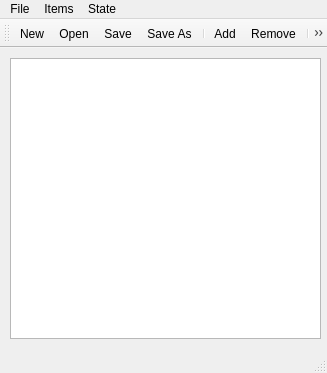
<?xml version="1.0" encoding="UTF-8"?>
<ui version="4.0">
 <class>MainWindow</class>
 <widget class="QMainWindow" name="MainWindow">
  <property name="geometry">
   <rect>
    <x>0</x>
    <y>0</y>
    <width>327</width>
    <height>373</height>
   </rect>
  </property>
  <property name="windowTitle">
   <string>MainWindow</string>
  </property>
  <widget class="QWidget" name="centralwidget">
   <widget class="QListWidget" name="listWidget">
    <property name="geometry">
     <rect>
      <x>10</x>
      <y>10</y>
      <width>311</width>
      <height>281</height>
     </rect>
    </property>
    <property name="selectionMode">
     <enum>QAbstractItemView::SingleSelection</enum>
    </property>
   </widget>
  </widget>
  <widget class="QMenuBar" name="menubar">
   <property name="geometry">
    <rect>
     <x>0</x>
     <y>0</y>
     <width>327</width>
     <height>21</height>
    </rect>
   </property>
   <widget class="QMenu" name="menuFile">
    <property name="title">
     <string>File</string>
    </property>
    <addaction name="actionNew"/>
    <addaction name="actionOpen"/>
    <addaction name="separator"/>
    <addaction name="actionSave"/>
    <addaction name="actionSave_As"/>
    <addaction name="separator"/>
    <addaction name="actionExit"/>
   </widget>
   <widget class="QMenu" name="menuItems">
    <property name="title">
     <string>Items</string>
    </property>
    <addaction name="actionAdd"/>
    <addaction name="actionRemove"/>
    <addaction name="separator"/>
    <addaction name="actionClear"/>
    <addaction name="separator"/>
    <addaction name="actionSelect_All"/>
    <addaction name="actionSelect_None"/>
   </widget>
   <widget class="QMenu" name="menuState">
    <property name="title">
     <string>State</string>
    </property>
    <addaction name="actionChecked"/>
    <addaction name="actionUnchecked"/>
    <addaction name="actionPartially"/>
   </widget>
   <addaction name="menuFile"/>
   <addaction name="menuItems"/>
   <addaction name="menuState"/>
  </widget>
  <widget class="QStatusBar" name="statusbar"/>
  <widget class="QToolBar" name="toolBar">
   <property name="windowTitle">
    <string>toolBar</string>
   </property>
   <attribute name="toolBarArea">
    <enum>TopToolBarArea</enum>
   </attribute>
   <attribute name="toolBarBreak">
    <bool>false</bool>
   </attribute>
   <addaction name="actionNew"/>
   <addaction name="actionOpen"/>
   <addaction name="actionSave"/>
   <addaction name="actionSave_As"/>
   <addaction name="separator"/>
   <addaction name="actionAdd"/>
   <addaction name="actionRemove"/>
   <addaction name="separator"/>
   <addaction name="actionChecked"/>
   <addaction name="actionPartially"/>
   <addaction name="actionUnchecked"/>
  </widget>
  <action name="actionNew">
   <property name="icon">
    <iconset resource="resources.qrc">
     <normaloff>:/files/images/new.png</normaloff>:/files/images/new.png</iconset>
   </property>
   <property name="text">
    <string>New</string>
   </property>
   <property name="shortcut">
    <string>Ctrl+N</string>
   </property>
  </action>
  <action name="actionOpen">
   <property name="icon">
    <iconset resource="resources.qrc">
     <normaloff>:/files/images/open.png</normaloff>:/files/images/open.png</iconset>
   </property>
   <property name="text">
    <string>Open</string>
   </property>
   <property name="shortcut">
    <string>Ctrl+O</string>
   </property>
  </action>
  <action name="actionSave">
   <property name="icon">
    <iconset resource="resources.qrc">
     <normaloff>:/files/images/save.png</normaloff>:/files/images/save.png</iconset>
   </property>
   <property name="text">
    <string>Save</string>
   </property>
   <property name="shortcut">
    <string>Ctrl+S</string>
   </property>
  </action>
  <action name="actionSave_As">
   <property name="icon">
    <iconset resource="resources.qrc">
     <normaloff>:/files/images/save_as.png</normaloff>:/files/images/save_as.png</iconset>
   </property>
   <property name="text">
    <string>Save As</string>
   </property>
   <property name="shortcut">
    <string>Ctrl+Shift+S</string>
   </property>
  </action>
  <action name="actionExit">
   <property name="icon">
    <iconset resource="resources.qrc">
     <normaloff>:/files/images/cancel.png</normaloff>:/files/images/cancel.png</iconset>
   </property>
   <property name="text">
    <string>Exit</string>
   </property>
  </action>
  <action name="actionAdd">
   <property name="icon">
    <iconset resource="resources.qrc">
     <normaloff>:/files/images/add.png</normaloff>:/files/images/add.png</iconset>
   </property>
   <property name="text">
    <string>Add</string>
   </property>
  </action>
  <action name="actionRemove">
   <property name="icon">
    <iconset resource="resources.qrc">
     <normaloff>:/files/images/delete.png</normaloff>:/files/images/delete.png</iconset>
   </property>
   <property name="text">
    <string>Remove</string>
   </property>
  </action>
  <action name="actionClear">
   <property name="icon">
    <iconset resource="resources.qrc">
     <normaloff>:/files/images/page_error.png</normaloff>:/files/images/page_error.png</iconset>
   </property>
   <property name="text">
    <string>Clear</string>
   </property>
  </action>
  <action name="actionSelect_All">
   <property name="icon">
    <iconset resource="resources.qrc">
     <normaloff>:/files/images/page_add.png</normaloff>:/files/images/page_add.png</iconset>
   </property>
   <property name="text">
    <string>Select All</string>
   </property>
  </action>
  <action name="actionSelect_None">
   <property name="icon">
    <iconset resource="resources.qrc">
     <normaloff>:/files/images/page_delete.png</normaloff>:/files/images/page_delete.png</iconset>
   </property>
   <property name="text">
    <string>Select None</string>
   </property>
  </action>
  <action name="actionChecked">
   <property name="icon">
    <iconset resource="resources.qrc">
     <normaloff>:/files/images/pencil_add.png</normaloff>:/files/images/pencil_add.png</iconset>
   </property>
   <property name="text">
    <string>Checked</string>
   </property>
  </action>
  <action name="actionUnchecked">
   <property name="icon">
    <iconset resource="resources.qrc">
     <normaloff>:/files/images/pencil_delete.png</normaloff>:/files/images/pencil_delete.png</iconset>
   </property>
   <property name="text">
    <string>Unchecked</string>
   </property>
  </action>
  <action name="actionPartially">
   <property name="icon">
    <iconset resource="resources.qrc">
     <normaloff>:/files/images/pencil_go.png</normaloff>:/files/images/pencil_go.png</iconset>
   </property>
   <property name="text">
    <string>Partially</string>
   </property>
  </action>
 </widget>
 <resources>
  <include location="resources.qrc"/>
 </resources>
 <connections/>
</ui>
